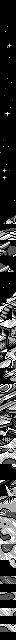

This game map was drawn from its Tiled (.tmx) file and the tilesets committed beside it. A one-line description and the full map source follow:
An orthogonal 2x80 tile map with 8x8 px tiles, 1 tile layer (metatiles).

<map height="80" orientation="orthogonal" renderorder="right-down" tileheight="8" tilewidth="8" width="2">
	<tileset firstgid="1" tilewidth="8" tileheight="8">
		<image source="../../../gfx/tilesets/gfx_06b_6f35.png" />
	</tileset>
	<layer height="80" id="1" name="metatiles" width="2">
		<data encoding="csv">
2, 2,
2, 2,
2, 2,
3, 2,
2, 2,
4, 5,
2, 2,
2, 6,
2, 2,
7, 2,
2, 9,
8, 2,
2, 10,
2, 11,
12, 13,
2, 2,
2, 2,
14, 2,
15, 17,
16, 2,
18, 2,
19, 20,
21, 2,
2, 2,
2, 2,
2, 22,
2, 24,
23, 25,
26, 28,
27, 29,
30, 32,
31, 33,
34, 36,
35, 37,
2, 2,
38, 39,
2, 41,
40, 42,
43, 45,
44, 46,
47, 49,
48, 50,
51, 53,
52, 54,
55, 57,
56, 58,
59, 61,
60, 62,
63, 65,
64, 66,
67, 69,
68, 70,
71, 73,
72, 74,
75, 77,
76, 78,
79, 81,
80, 82,
2, 83,
2, 2,
84, 86,
85, 87,
88, 90,
89, 91,
92, 94,
93, 95,
96, 98,
97, 99,
100, 102,
101, 103,
2, 104,
2, 2,
105, 106,
2, 2,
107, 108,
2, 2,
109, 110,
2, 2,
111, 112,
2, 2</data>
	</layer>
</map>
